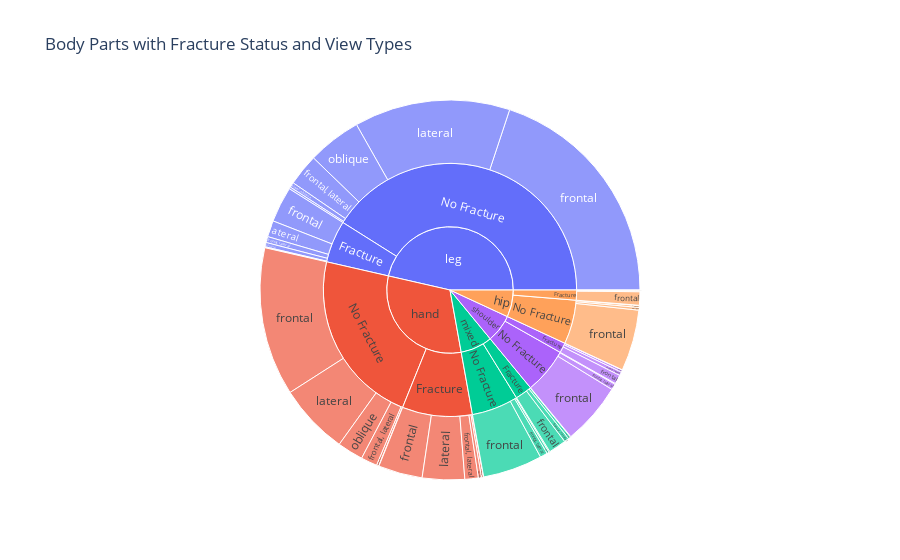

Source (notebook cell):
### Code cell
import pandas as pd
import plotly.express as px


# Define a new DataFrame to categorize by body part, fracture, and views
categories = []
for _, row in df.iterrows():
    body_parts = []
    for part in ['hand', 'leg', 'shoulder', 'hip', 'mixed']:
        if row[part] == 1:
            body_parts.append(part)

    # Define the fracture presence
    fracture = 'Fracture' if row['fractured'] == 1 else 'No Fracture'
    
    # Count the views present
    views = []
    for view in ['frontal', 'lateral', 'oblique']:
        if row[view] == 1:
            views.append(view)
    views_str = ', '.join(views)  # Join view names as a string
    
    # Append a dictionary of this categorization
    for part in body_parts:
        categories.append({
            'Body Part': part,
            'Fracture': fracture,
            'Views': views_str
        })

# Convert to a DataFrame for plotting
df_categories = pd.DataFrame(categories)

# Create the sunburst plot
fig = px.sunburst(
    df_categories,
    path=['Body Part', 'Fracture', 'Views'],
    title="Body Parts with Fracture Status and View Types"
)

fig.show()

### Figure 1 — Plotly figure (JSON) as saved in the notebook; plotly's stock layout.template omitted (floating-point values rounded to 4 significant figures)
{"data": [{"branchvalues": "total", "domain": {"x": [0, 1], "y": [0, 1]}, "hovertemplate": "labels=%{label}<br>count=%{value}<br>parent=%{parent}<br>id=%{id}<extra></extra>", "ids": ["hand/Fracture/frontal", "hip/Fracture/frontal", "leg/Fracture/frontal", "mixed/Fracture/frontal", "shoulder/Fracture/frontal", "hand/No Fracture/frontal", "hip/No Fracture/frontal", "leg/No Fracture/frontal", "mixed/No Fracture/frontal", "shoulder/No Fracture/frontal", "hand/Fracture/frontal, lateral", "hip/Fracture/frontal, lateral", "leg/Fracture/frontal, lateral", "mixed/Fracture/frontal, lateral", "shoulder/Fracture/frontal, lateral", "hand/No Fracture/frontal, lateral", "hip/No Fracture/frontal, lateral", "leg/No Fracture/frontal, lateral", "mixed/No Fracture/frontal, lateral", "shoulder/No Fracture/frontal, lateral", "hand/Fracture/frontal, oblique", "leg/Fracture/frontal, oblique", "hand/No Fracture/frontal, oblique", "leg/No Fracture/frontal, oblique", "hand/Fracture/lateral", "hip/Fracture/lateral", "leg/Fracture/lateral", "mixed/Fracture/lateral", "shoulder/Fracture/lateral", "hand/No Fracture/lateral", "hip/No Fracture/lateral", "leg/No Fracture/lateral", "mixed/No Fracture/lateral", "shoulder/No Fracture/lateral", "hand/Fracture/lateral, oblique", "leg/Fracture/lateral, oblique", "hand/No Fracture/lateral, oblique", "leg/No Fracture/lateral, oblique", "hand/Fracture/oblique", "hip/Fracture/oblique", "leg/Fracture/oblique", "mixed/Fracture/oblique", "shoulder/Fracture/oblique", "hand/No Fracture/oblique", "hip/No Fracture/oblique", "leg/No Fracture/oblique", "mixed/No Fracture/oblique", "hand/Fracture", "hip/Fracture", "leg/Fracture", "mixed/Fracture", "shoulder/Fracture", "hand/No Fracture", "hip/No Fracture", "leg/No Fracture", "mixed/No Fracture", "shoulder/No Fracture", "hand", "hip", "leg", "mixed", "shoulder"], "labels": ["frontal", "frontal", "frontal", "frontal", "frontal", "frontal", "frontal", "frontal", "frontal", "frontal", "frontal, lateral", "frontal, lateral", "frontal, lateral", "frontal, lateral", "frontal, lateral", "frontal, lateral", "frontal, lateral", "frontal, lateral", "frontal, lateral", "frontal, lateral", "frontal, oblique", "frontal, oblique", "frontal, oblique", "frontal, oblique", "lateral", "lateral", "lateral", "lateral", "lateral", "lateral", "lateral", "lateral", "lateral", "lateral", "lateral, oblique", "lateral, oblique", "lateral, oblique", "lateral, oblique", "oblique", "oblique", "oblique", "oblique", "oblique", "oblique", "oblique", "oblique", "oblique", "Fracture", "Fracture", "Fracture", "Fracture", "Fracture", "No Fracture", "No Fracture", "No Fracture", "No Fracture", "No Fracture", "hand", "hip", "leg", "mixed", "shoulder"], "name": "", "parents": ["hand/Fracture", "hip/Fracture", "leg/Fracture", "mixed/Fracture", "shoulder/Fracture", "hand/No Fracture", "hip/No Fracture", "leg/No Fracture", "mixed/No Fracture", "shoulder/No Fracture", "hand/Fracture", "hip/Fracture", "leg/Fracture", "mixed/Fracture", "shoulder/Fracture", "hand/No Fracture", "hip/No Fracture", "leg/No Fracture", "mixed/No Fracture", "shoulder/No Fracture", "hand/Fracture", "leg/Fracture", "hand/No Fracture", "leg/No Fracture", "hand/Fracture", "hip/Fracture", "leg/Fracture", "mixed/Fracture", "shoulder/Fracture", "hand/No Fracture", "hip/No Fracture", "leg/No Fracture", "mixed/No Fracture", "shoulder/No Fracture", "hand/Fracture", "leg/Fracture", "hand/No Fracture", "leg/No Fracture", "hand/Fracture", "hip/Fracture", "leg/Fracture", "mixed/Fracture", "shoulder/Fracture", "hand/No Fracture", "hip/No Fracture", "leg/No Fracture", "mixed/No Fracture", "hand", "hip", "leg", "mixed", "shoulder", "hand", "hip", "leg", "mixed", "shoulder", "", "", "", "", ""], "type": "sunburst", "values": [184, 56, 148, 74, 38, 619, 255, 975, 248, 258, 56, 4, 25, 20, 15, 68, 8, 132, 31, 25, 8, 1, 9, 8, 176, 1, 68, 10, 9, 295, 1, 650, 4, 3, 1, 3, 1, 21, 13, 2, 18, 2, 1, 108, 11, 224, 9, 438, 63, 263, 106, 63, 1100, 275, 2010, 292, 286, 1538, 338, 2273, 398, 349]}], "layout": {"legend": {"tracegroupgap": 0}, "title": {"text": "Body Parts with Fracture Status and View Types"}}}
